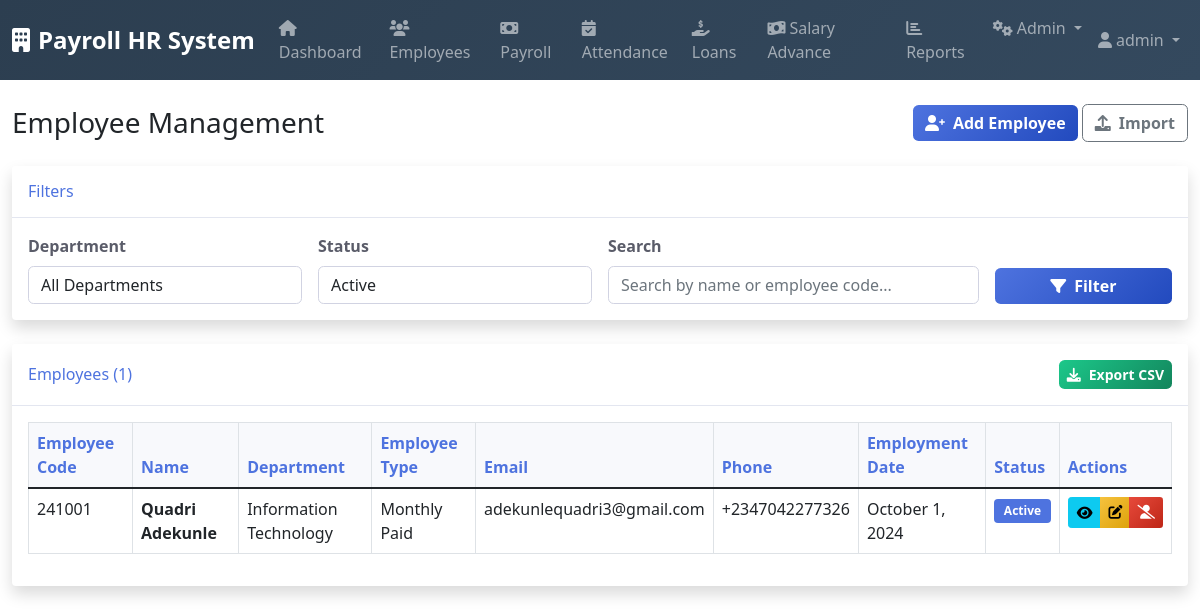
The app's page /modules/employees/index.php (signed in) with its own data.
### tables this page shows
CREATE TABLE `employees` (
  `employee_id` int(11) NOT NULL,
  `employee_code` varchar(50) NOT NULL,
  `company_id` int(11) NOT NULL,
  `title` enum('Mr','Mrs','Miss','Dr','Prof') DEFAULT NULL,
  `first_name` varchar(100) NOT NULL,
  `middle_name` varchar(100) DEFAULT NULL,
  `last_name` varchar(100) NOT NULL,
  `gender` enum('Male','Female') NOT NULL,
  `date_of_birth` date NOT NULL,
  `marital_status` enum('Single','Married','Divorced','Widowed') NOT NULL,
  `email` varchar(255) DEFAULT NULL,
  `phone_number` varchar(20) DEFAULT NULL,
  `alternate_phone` varchar(20) DEFAULT NULL,
  `residential_address` text DEFAULT NULL,
  `state_of_origin` varchar(100) DEFAULT NULL,
  `lga_of_origin` varchar(100) DEFAULT NULL,
  `nationality` varchar(100) DEFAULT 'Nigerian',
  `employee_type_id` int(11) NOT NULL,
  `department_id` int(11) NOT NULL,
  `employment_date` date NOT NULL,
  `confirmation_date` date DEFAULT NULL,
  `status` enum('active','inactive','suspended','terminated') DEFAULT 'active',
  `bank_id` int(11) DEFAULT NULL,
  `bank_name` varchar(255) DEFAULT NULL,
  `account_number` varchar(20) DEFAULT NULL,
  `account_name` varchar(255) DEFAULT NULL,
  `bvn` varchar(11) DEFAULT NULL,
  `pension_pin` varchar(50) DEFAULT NULL,
  `tax_id` varchar(50) DEFAULT NULL,
  `insurance_number` varchar(50) DEFAULT NULL,
  `tax_state` varchar(100) DEFAULT NULL,
  `created_at` timestamp NOT NULL DEFAULT current_timestamp(),
  `updated_at` timestamp NOT NULL DEFAULT current_timestamp() ON UPDATE current_timestamp()
);

CREATE TABLE `departments` (
  `department_id` int(11) NOT NULL,
  `company_id` int(11) NOT NULL,
  `department_name` varchar(255) NOT NULL,
  `department_code` varchar(50) DEFAULT NULL,
  `description` text DEFAULT NULL,
  `is_active` tinyint(1) DEFAULT 1,
  `created_at` timestamp NOT NULL DEFAULT current_timestamp()
);

CREATE TABLE `employee_types` (
  `employee_type_id` int(11) NOT NULL,
  `type_name` varchar(100) NOT NULL,
  `description` text DEFAULT NULL,
  `payment_frequency` enum('daily','weekly','monthly') NOT NULL,
  `is_active` tinyint(1) DEFAULT 1
);

### modules/employees/index.php (the view, shortened to what this page needs)
<?php
require_once '../../includes/functions.php';
$database = new Database();
$db = $database->getConnection();
$status = $_GET['status'] ?? 'active';
$search = $_GET['search'] ?? '';
$where_conditions = [];
$params = [];
if ($status) {
    $where_conditions[] = "e.status = :status";
    $params[':status'] = $status;
}
$where_clause = $where_conditions ? "WHERE " . implode(" AND ", $where_conditions) : "";
$employees = [];
try {
    $query = "SELECT e.*, d.department_name, et.type_name as employee_type,
                     CONCAT(e.first_name, ' ', e.last_name) as full_name
              FROM employees e
              LEFT JOIN departments d ON e.department_id = d.department_id
              LEFT JOIN employee_types et ON e.employee_type_id = et.employee_type_id
              $where_clause
              ORDER BY e.first_name, e.last_name";
    $stmt = $db->prepare($query);
    foreach ($params as $key => $value) {
        $stmt->bindValue($key, $value);
    }
    $stmt->execute();
    $employees = $stmt->fetchAll(PDO::FETCH_ASSOC);
} catch (PDOException $e) {
    error_log("Employees list error: " . $e->getMessage());
    $message = '<div class="alert alert-danger">Error loading employees.</div>';
}
include '../../includes/header.php';
?>
<div class="d-flex justify-content-between align-items-center mb-4">
    <h1 class="h3 mb-0 text-gray-800">Employee Management</h1>
    <div>
        <a href="add.php" class="btn btn-primary">
            <i class="fas fa-user-plus me-2"></i>Add Employee
        </a>
        <a href="imports.php" class="btn btn-outline-secondary">
            <i class="fas fa-upload me-2"></i>Import
        </a>
    </div>
</div>
<div class="card shadow mb-4">
    <div class="card-header py-3">
        <h6 class="m-0 font-weight-bold text-primary">Filters</h6>
    </div>
    <div class="card-body">
        <form method="GET" class="row g-3">
            <div class="col-md-3">
                <label class="form-label">Department</label>
                <select class="form-control" name="department_id">
                    <option value="">All Departments</option>
                </select>
            </div>
            <div class="col-md-3">
                <label class="form-label">Status</label>
                <select class="form-control" name="status">
                    <option value="active" <?php echo ($status == 'active') ? 'selected' : ''; ?>>Active</option>
                </select>
            </div>
            <div class="col-md-4">
                <label class="form-label">Search</label>
                <input type="text" class="form-control" name="search" value="<?php echo htmlspecialchars($search); ?>"
                       placeholder="Search by name or employee code...">
            </div>
            <div class="col-md-2 d-flex align-items-end">
                <button type="submit" class="btn btn-primary w-100">
                    <i class="fas fa-filter me-2"></i>Filter
                </button>
            </div>
        </form>
    </div>
</div>
<div class="card shadow">
    <div class="card-header py-3 d-flex justify-content-between align-items-center">
        <h6 class="m-0 font-weight-bold text-primary">Employees (<?php echo count($employees); ?>)</h6>
        <div>
            <a href="/api/employees/exports?format=csv" class="btn btn-sm btn-success">
                <i class="fas fa-download me-2"></i>Export CSV
            </a>
        </div>
    </div>
    <div class="card-body">
        <div class="table-responsive">
            <table class="table table-bordered" id="employeesTable">
                <thead>
                    <tr>
                        <th>Employee Code</th>
                        <th>Name</th>
                        <th>Department</th>
                        <th>Employee Type</th>
                        <th>Email</th>
                        <th>Phone</th>
                        <th>Employment Date</th>
                        <th>Status</th>
                        <th>Actions</th>
                    </tr>
                </thead>
                <tbody>
                    <?php foreach ($employees as $employee): ?>
                    <tr>
                        <td><?php echo htmlspecialchars($employee['employee_code']); ?></td>
                        <td>
                            <strong><?php echo htmlspecialchars($employee['full_name']); ?></strong>
                        </td>
                        <td><?php echo htmlspecialchars($employee['department_name']); ?></td>
                        <td><?php echo htmlspecialchars($employee['employee_type']); ?></td>
                        <td><?php echo htmlspecialchars($employee['email']); ?></td>
                        <td><?php echo htmlspecialchars($employee['phone_number']); ?></td>
                        <td><?php echo formatDate($employee['employment_date']); ?></td>
                        <td><?php echo getStatusBadge($employee['status']); ?></td>
                        <td>
                            <div class="btn-group btn-group-sm">
                                <a href="view.php?id=<?php echo $employee['employee_id']; ?>"
                                   class="btn btn-info" title="View">
                                    <i class="fas fa-eye"></i>
                                </a>
                                <a href="edit.php?id=<?php echo $employee['employee_id']; ?>"
                                   class="btn btn-warning" title="Edit">
                                    <i class="fas fa-edit"></i>
                                </a>
                                <?php if ($employee['status'] == 'active'): ?>
                                <a href="?action=delete&id=<?php echo $employee['employee_id']; ?>"
                                   class="btn btn-danger" title="Deactivate"
                                   onclick="return confirm('Are you sure you want to deactivate this employee?')">
                                    <i class="fas fa-user-slash"></i>
                                </a>
                                <?php endif; ?>
                            </div>
                        </td>
                    </tr>
                    <?php endforeach; ?>
                </tbody>
            </table>
        </div>
    </div>
</div>
<?php include '../../includes/footer.php'; ?>

### includes/functions.php (shortened to what this page needs)
<?php
function formatDate($date, $format = 'F j, Y') {
    return date($format, strtotime($date));
}
function getStatusBadge($status) {
    $statuses = [
        'pending' => 'warning',
        'approved' => 'success',
        'rejected' => 'danger',
        'completed' => 'info',
        'active' => 'primary',
        'disbursed' => 'info',
        'defaulted' => 'danger',
        'paid' => 'success',
        'overdue' => 'warning',
        'partial' => 'warning'
    ];
    $color = $statuses[strtolower($status)] ?? 'secondary';
    return '<span class="badge bg-' . $color . '">' . ucfirst($status) . '</span>';
}

### assets/css/styles.css (style rules this page uses)
.card { border: none; box-shadow: 0 0.15rem 1.75rem 0 rgba(58, 59, 69, 0.15); transition: all 0.3s; }
.card-header { background: white; border-bottom: 1px solid #e3e6f0; font-weight: 700; }
.table th { border-top: none; font-weight: 700; color: #4e73df; background-color: #f8f9fc; }
.btn { border-radius: 0.35rem; font-weight: 600; transition: all 0.3s; }
.btn-primary { background: linear-gradient(135deg, #4e73df 0%, #224abe 100%); border: none; }
.btn-success { background: linear-gradient(135deg, #1cc88a 0%, #13855c 100%); border: none; }
.btn-warning { background: linear-gradient(135deg, #f6c23e 0%, #dda20a 100%); border: none; }
.btn-danger { background: linear-gradient(135deg, #e74a3b 0%, #be2617 100%); border: none; }
.badge { font-weight: 600; padding: 0.5em 0.8em; }
.form-control { border: 1px solid #d1d3e2; border-radius: 0.35rem; transition: border-color 0.15s ease-in-out, box-shadow 0.15s ease-in-out; }
.form-label { font-weight: 600; color: #5a5c69; margin-bottom: 0.5rem; }
.text-primary { color: #4e73df !important; }
.bg-primary { background-color: #4e73df !important; }

### records on screen
employees: employee_code "241001", full_name "Quadri Adekunle", department.department_name "Information Technology", employee_type.type_name "Monthly Paid", email "adekunlequadri3@gmail.com", phone_number "+2347042277326", employment_date "October 1, 2024", status "Active"

### other values on screen
$current_user['full_name'] "admin"
count($employees) "1"
